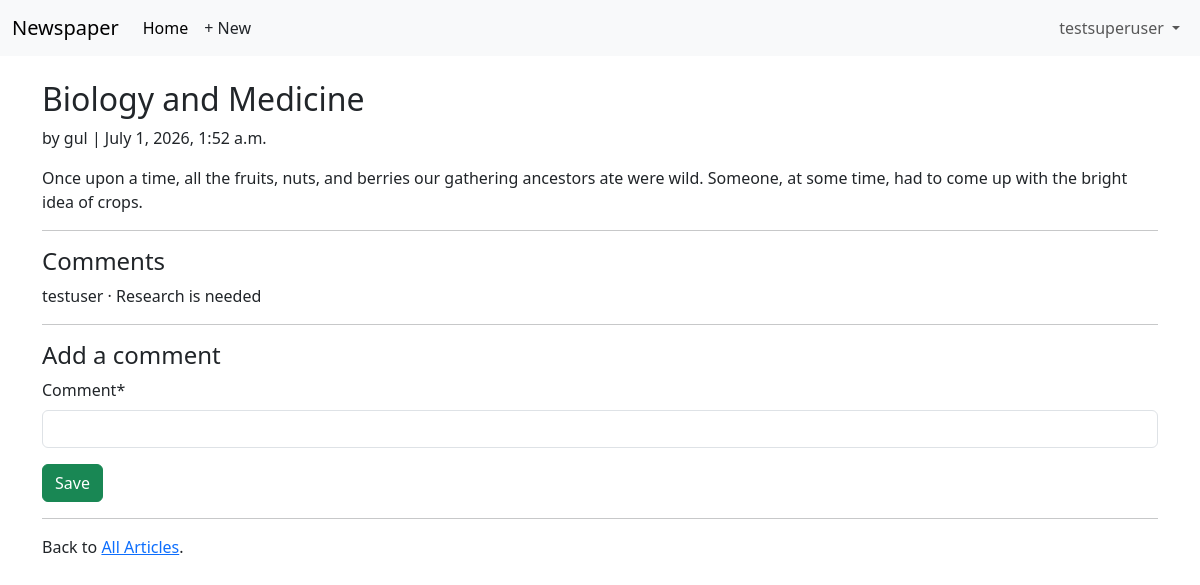
The app's page /articles/3/ (signed in) with its own data.
### accounts/models.py (models this page shows)
class CustomUser(AbstractUser):
    age= models.PositiveIntegerField(null=True, blank=True)

### articles/models.py (models this page shows, shortened)
class Article(models.Model):
    title= models.CharField(max_length=255)
    body=models.TextField()
    date=models.DateTimeField(auto_now_add=True)
    author = models.ForeignKey(
        settings.AUTH_USER_MODEL,
        on_delete=models.CASCADE,
        )

class Comment(models.Model):
    article = models.ForeignKey(Article, on_delete=models.CASCADE)
    comment = models.CharField(max_length=140)
    author = models.ForeignKey(
        settings.AUTH_USER_MODEL,
        on_delete=models.CASCADE,
    )
    def __str__(self):
        return self.comment

### articles/views.py (the view, shortened to what this page needs)
# urls.py: path("<int:pk>/", ArticleDetailView.as_view(),
class ArticleDetailView(LoginRequiredMixin, View):
    def get(self, request, *args, **kwargs):
        view = CommentGet.as_view()
        return view(request, *args, **kwargs)

### articles/forms.py
class CommentForm(forms.ModelForm):
    class Meta:
        model= Comment
        fields= ("comment",)

### articles/views.py (called while the page is built)
    def get_context_data(self, **kwargs):
        context = super().get_context_data(**kwargs)
        context["form"] = CommentForm()
        return context

### templates/article_detail.html (shortened to what this page needs)
{% extends "base.html" %}
{% load crispy_forms_tags %}
{% block content %}
<div class="article-entry">
    <h2>{{ object.title }}</h2>
    <p>by {{ object.author }} | {{ object.date }}</p>
    <p>{{ object.body }}</p>
</div>
<hr>
<h4>Comments</h4>
{% for comment in article.comment_set.all %}
<p>{{ comment.author }} &middot; {{comment }}</p>
{% endfor %}
<hr>
<h4>Add a comment</h4>
<form action="" method="post">{% csrf_token %}
    {{ form|crispy }}
    <button class="btn btn-success ms2" type="submit">Save</button>
</form>
<hr>
<div>
    <p>Back to <a href="{% url 'article_list' %}">All Articles</a>.</p>
</div>
{% endblock content %}

### templates/base.html (shortened to what this page needs)
<!DOCTYPE html>
<html>
<head>
    <link href="https://cdn.jsdelivr.net/npm/bootstrap@5.3.3/dist/css/bootstrap.min.css" rel="stylesheet"
>
</head>
<body>
    <nav class="navbar navbar-expand-lg bg-body-tertiary">
        <div class="container-fluid">
            <a class="navbar-brand" href="{% url 'home' %}">Newspaper</a>
            <div class="collapse navbar-collapse" id="navbarSupportedContent">
                <ul class="navbar-nav me-auto mb-2 mb-lg-0">
                    <li class="nav-item">
                        <a class="nav-link active" aria-current="page" href="{% url 'home' %}">Home</a>
                    </li>
                    {% if user.is_authenticated %}
                    <li><a href="{% url 'article_new' %}" class="nav-link px-2 link-dark">+ New</a>
                    </li>
                </ul>
                <ul class="navbar-nav">
                    <li class="nav-item dropdown">
                        <a class="nav-link dropdown-toggle" href="#" role="button" data-bs-toggle="dropdown"
                            aria-expanded="false">
                            {{ user.username }}
                        </a>
                    </li>
                </ul>
                {% else %}
                </ul>
                <div class="d-flex">
                    <a href="{% url 'login' %}" class="btn btn-outline-secondary">Log in</a>
                    <a href="{% url 'signup' %}" class="btn btn-primary ms-2">Sign up</a>
                </div>
                {% endif %}
            </div>
        </div>
    </nav>
    <main class="container mt-4">
        {% block content %}
        {% endblock content %}
    </main>
</body>
</html>

### records on screen
CustomUser: username "testsuperuser"
Article: title "Biology and Medicine", author "gul", date "July 1, 2026, 1:52 a.m.", body "Once upon a time, all the fruits, nuts, and berries our gathering ancestors ate were wild. Someone, at some time, had to come up with the bright idea of crops."
Comment: author "testuser", comment "Research is needed"
